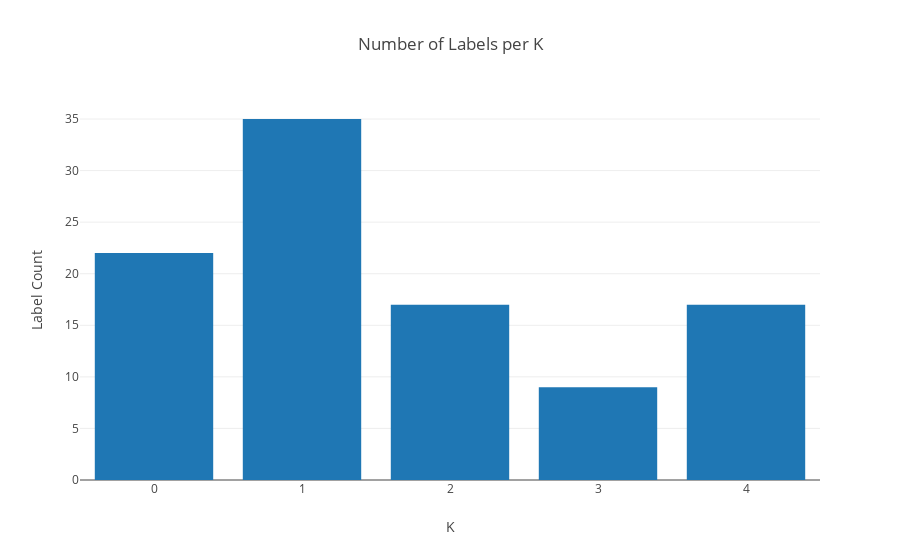

Notebook code for this chart:
### Markdown cell above
#### Make a bar chart showing the number of points in each cluster for k-means under the best  𝐾 .

### Code cell
to_plot_bar = np.unique(results[5]['labels'], return_counts=True)

trace0 = go.Bar(x=to_plot_bar[0], y=to_plot_bar[1])

layout = go.Layout(title='Number of Labels per K',
                  xaxis=dict(title='K'),
                  yaxis=dict(title='Label Count'))

fig = go.Figure([trace0], layout)

iplot(fig, filename='label-counts-K5.html')

### Figure 1 — Plotly figure (JSON) as saved in the notebook; plotly's stock layout.template omitted (floating-point values rounded to 4 significant figures)
{"data": [{"type": "bar", "uid": "a1170ee4-a59a-11e9-9aba-e442a6f8adc6", "x": [0, 1, 2, 3, 4], "y": [22, 35, 17, 9, 17]}], "layout": {"title": "Number of Labels per K", "xaxis": {"title": "K"}, "yaxis": {"title": "Label Count"}}}
